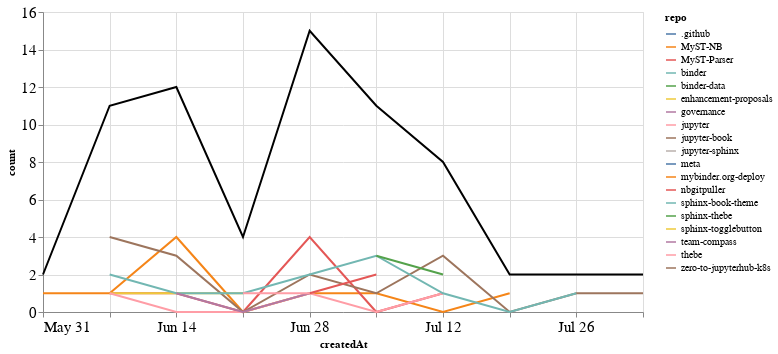

The cell this chart's notebook holds for it:
### Markdown cell above
## PRs

### Code cell
prs_time = prs.groupby('repo').resample('W', on='createdAt').count()['author'].reset_index()
prs_time = prs_time.rename(columns={'author': 'count'})
prs_time_total = prs_time.groupby('createdAt').agg({"count": "sum"}).reset_index()

ch1 = alt.Chart(prs_time, width=600).mark_line().encode(
    x='createdAt',
    y='count',
    color='repo',
    tooltip="repo"
)

ch2 = alt.Chart(prs_time_total, width=600).mark_line(color="black").encode(
    x='createdAt',
    y='count',
)

ch1 + ch2

### Figure 1 — Vega-Lite specification as saved in the notebook (floating-point values rounded to 4 significant figures)
{"config": {"axisLeft": {"labelFontSize": 15}, "axisBottom": {"labelFontSize": 15}}, "layer": [{"data": {"name": "data-2d7b8a6470cde2a5e9ae4011a749219d"}, "mark": "line", "encoding": {"color": {"type": "nominal", "field": "repo"}, "tooltip": {"type": "nominal", "field": "repo"}, "x": {"type": "temporal", "field": "createdAt"}, "y": {"type": "quantitative", "field": "count"}}, "width": 600}, {"data": {"name": "data-8064ec63ba433bcf356a25e458ccdc6b"}, "mark": {"type": "line", "color": "black"}, "encoding": {"x": {"type": "temporal", "field": "createdAt"}, "y": {"type": "quantitative", "field": "count"}}, "width": 600}], "$schema": "https://vega.github.io/schema/vega-lite/v4.8.1.json", "datasets": {"data-2d7b8a6470cde2a5e9ae4011a749219d": [{"repo": ".github", "createdAt": "2020-08-02T00:00:00", "count": 1}, {"repo": "MyST-NB", "createdAt": "2020-05-31T00:00:00", "count": 1}, {"repo": "MyST-NB", "createdAt": "2020-06-07T00:00:00", "count": 1}, {"repo": "MyST-NB", "createdAt": "2020-06-14T00:00:00", "count": 4}, {"repo": "MyST-NB", "createdAt": "2020-06-21T00:00:00", "count": 0}, {"repo": "MyST-NB", "createdAt": "2020-06-28T00:00:00", "count": 1}, {"repo": "MyST-NB", "createdAt": "2020-07-05T00:00:00", "count": 1}, {"repo": "MyST-NB", "createdAt": "2020-07-12T00:00:00", "count": 0}, {"repo": "MyST-NB", "createdAt": "2020-07-19T00:00:00", "count": 1}, {"repo": "MyST-Parser", "createdAt": "2020-06-07T00:00:00", "count": 1}, {"repo": "MyST-Parser", "createdAt": "2020-06-14T00:00:00", "count": 1}, {"repo": "MyST-Parser", "createdAt": "2020-06-21T00:00:00", "count": 0}, {"repo": "MyST-Parser", "createdAt": "2020-06-28T00:00:00", "count": 4}, {"repo": "MyST-Parser", "createdAt": "2020-07-05T00:00:00", "count": 0}, {"repo": "MyST-Parser", "createdAt": "2020-07-12T00:00:00", "count": 1}, {"repo": "binder", "createdAt": "2020-06-28T00:00:00", "count": 1}, {"repo": "binder-data", "createdAt": "2020-06-21T00:00:00", "count": 1}, {"repo": "enhancement-proposals", "createdAt": "2020-06-07T00:00:00", "count": 1}, {"repo": "enhancement-proposals", "createdAt": "2020-06-14T00:00:00", "count": 1}, {"repo": "enhancement-proposals", "createdAt": "2020-06-21T00:00:00", "count": 1}, {"repo": "governance", "createdAt": "2020-05-31T00:00:00", "count": 1}, {"repo": "jupyter", "createdAt": "2020-06-07T00:00:00", "count": 1}, {"repo": "jupyter", "createdAt": "2020-06-14T00:00:00", "count": 0}, {"repo": "jupyter", "createdAt": "2020-06-21T00:00:00", "count": 0}, {"repo": "jupyter", "createdAt": "2020-06-28T00:00:00", "count": 1}, {"repo": "jupyter", "createdAt": "2020-07-05T00:00:00", "count": 0}, {"repo": "jupyter", "createdAt": "2020-07-12T00:00:00", "count": 1}, {"repo": "jupyter-book", "createdAt": "2020-06-07T00:00:00", "count": 4}, {"repo": "jupyter-book", "createdAt": "2020-06-14T00:00:00", "count": 3}, {"repo": "jupyter-book", "createdAt": "2020-06-21T00:00:00", "count": 0}, {"repo": "jupyter-book", "createdAt": "2020-06-28T00:00:00", "count": 2}, {"repo": "jupyter-book", "createdAt": "2020-07-05T00:00:00", "count": 1}, {"repo": "jupyter-book", "createdAt": "2020-07-12T00:00:00", "count": 3}, {"repo": "jupyter-book", "createdAt": "2020-07-19T00:00:00", "count": 0}, {"repo": "jupyter-book", "createdAt": "2020-07-26T00:00:00", "count": 1}, {"repo": "jupyter-book", "createdAt": "2020-08-02T00:00:00", "count": 1}, {"repo": "jupyter-sphinx", "createdAt": "2020-06-28T00:00:00", "count": 1}, {"repo": "meta", "createdAt": "2020-06-07T00:00:00", "count": 1}, {"repo": "mybinder.org-deploy", "createdAt": "2020-07-19T00:00:00", "count": 1}, {"repo": "nbgitpuller", "createdAt": "2020-06-28T00:00:00", "count": 1}, {"repo": "nbgitpuller", "createdAt": "2020-07-05T00:00:00", "count": 2}, {"repo": "sphinx-book-theme", "createdAt": "2020-06-07T00:00:00", "count": 2}, {"repo": "sphinx-book-theme", "createdAt": "2020-06-14T00:00:00", "count": 1}, {"repo": "sphinx-book-theme", "createdAt": "2020-06-21T00:00:00", "count": 1}, {"repo": "sphinx-book-theme", "createdAt": "2020-06-28T00:00:00", "count": 2}, {"repo": "sphinx-book-theme", "createdAt": "2020-07-05T00:00:00", "count": 3}, {"repo": "sphinx-book-theme", "createdAt": "2020-07-12T00:00:00", "count": 1}, {"repo": "sphinx-book-theme", "createdAt": "2020-07-19T00:00:00", "count": 0}, {"repo": "sphinx-book-theme", "createdAt": "2020-07-26T00:00:00", "count": 1}, {"repo": "sphinx-thebe", "createdAt": "2020-07-05T00:00:00", "count": 3}, {"repo": "sphinx-thebe", "createdAt": "2020-07-12T00:00:00", "count": 2}, {"repo": "sphinx-togglebutton", "createdAt": "2020-06-14T00:00:00", "count": 1}, {"repo": "team-compass", "createdAt": "2020-06-14T00:00:00", "count": 1}, {"repo": "team-compass", "createdAt": "2020-06-21T00:00:00", "count": 0}, {"repo": "team-compass", "createdAt": "2020-06-28T00:00:00", "count": 1}, {"repo": "thebe", "createdAt": "2020-06-21T00:00:00", "count": 1}, {"repo": "thebe", "createdAt": "2020-06-28T00:00:00", "count": 1}, {"repo": "zero-to-jupyterhub-k8s", "createdAt": "2020-07-05T00:00:00", "count": 1}], "data-8064ec63ba433bcf356a25e458ccdc6b": [{"createdAt": "2020-05-31T00:00:00", "count": 2}, {"createdAt": "2020-06-07T00:00:00", "count": 11}, {"createdAt": "2020-06-14T00:00:00", "count": 12}, {"createdAt": "2020-06-21T00:00:00", "count": 4}, {"createdAt": "2020-06-28T00:00:00", "count": 15}, {"createdAt": "2020-07-05T00:00:00", "count": 11}, {"createdAt": "2020-07-12T00:00:00", "count": 8}, {"createdAt": "2020-07-19T00:00:00", "count": 2}, {"createdAt": "2020-07-26T00:00:00", "count": 2}, {"createdAt": "2020-08-02T00:00:00", "count": 2}]}}
